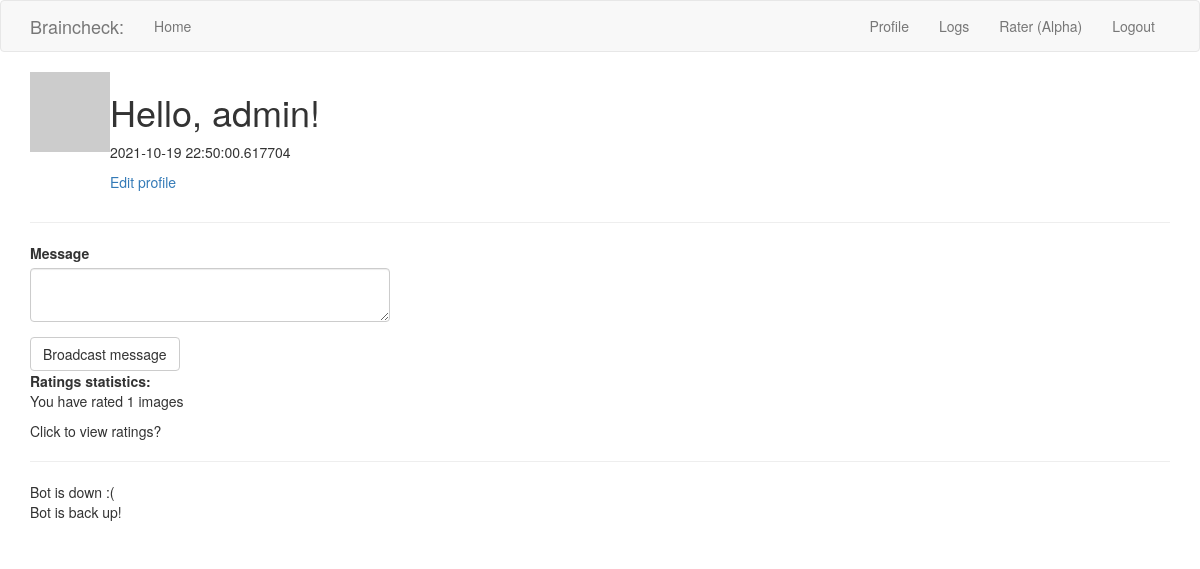
Before: /user/admin (signed in) with the older database file.
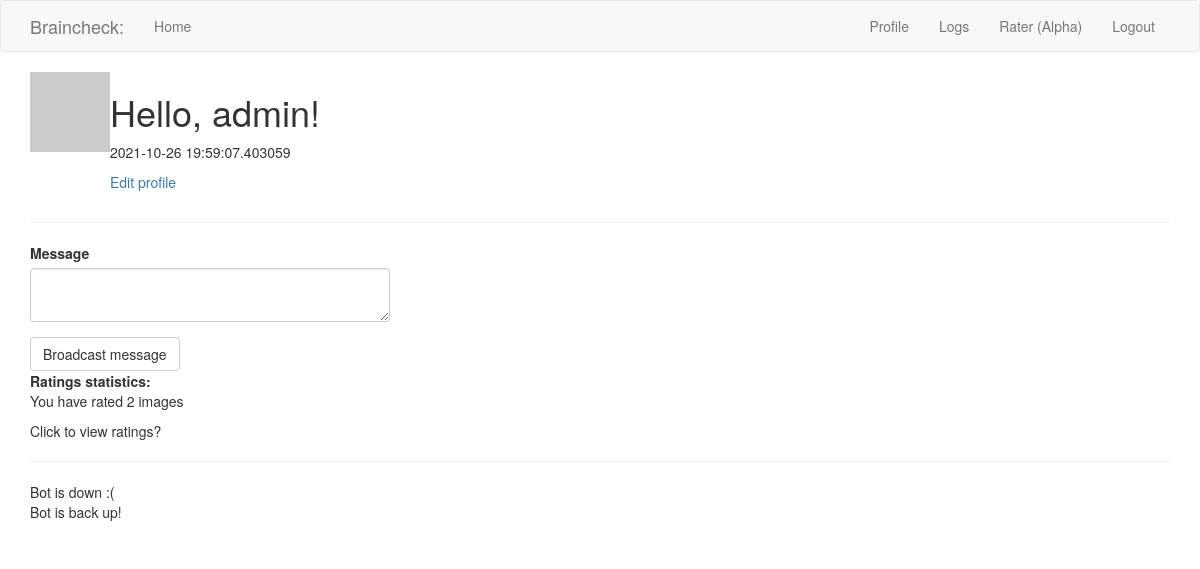
After: the same page with the newer database file.
### app/models.py (models this page shows, shortened)
class Usernames(db.Model, UserMixin):
    __tablename__ = 'usernames'
    id = db.Column(db.Integer, primary_key=True)
    username = db.Column(db.String, index=True, unique=True)
    pass_hash = db.Column(db.String)
    about_me = db.Column(db.String(140))
    last_seen = db.Column(db.DateTime, default=datetime.utcnow)
    ratings = db.relationship('Ratings', backref='rater', lazy='dynamic')
    broadcasts = db.relationship('Broadcasts', backref='mod', lazy='dynamic')
    scan_ratings = db.relationship('ScanRater', backref='scan_rater', lazy = 'dynamic')
    def avatar(self, size):
        digest = md5(self.username.lower().encode('utf-8')).hexdigest()
        return 'https://gravatar.com/avatar/{}?d=identicon&s={}'.format(digest, size)

class Broadcasts(db.Model):
    __tablename__ = 'broadcasts'
    id = db.Column(db.Integer, primary_key=True)
    broadcast = db.Column(db.String, nullable=False)
    timestamp = db.Column(db.DateTime, index=True, default=datetime.utcnow)
    user_id = db.Column(db.Integer, db.ForeignKey('usernames.id'))

### app/routes.py (the view)
@app.route('/user/<username>', methods=['GET', 'POST'])
@login_required
def user(username):
    user = Usernames.query.filter_by(username=username).first_or_404()
    announcements = db.session.query(Broadcasts).all()
    form = Notifications()
    if form.validate_on_submit():
        message = Broadcasts(broadcast=form.notif.data)
        db.session.add(message)
        db.session.commit()
        flash('Message has been sent to the site.')
        return redirect(url_for('user', username=current_user.username))
    user_ratings = db.session.query(Usernames.username, db.func.count(Usernames.id)).\
        join(Usernames.scan_ratings).group_by(Usernames.id).all()
    user_ratings = {user:num for user,num in user_ratings}
    return render_template('user.html', user=user, announcements=announcements, form=form, user_ratings=user_ratings)

### app/forms.py
class Notifications(FlaskForm):
    notif = TextAreaField('Message', validators=[DataRequired()])
    submit = SubmitField('Broadcast message')

### app/models.py (called while the page is built)
@login.user_loader
def load_user(id):
    return Usernames.query.get(int(id))

### app/routes.py (called while the page is built)
@app.before_request
def before_request():
    if current_user.is_authenticated:
        current_user.last_seen = datetime.utcnow()
        db.session.commit()

### app/templates/user.html (shortened to what this page needs)
{% extends "base.html" %}
{% import 'bootstrap/wtf.html' as wtf %}
{% block app_content %}
    <table>
        <tr valign="top">
            <td><img src="{{ user.avatar(128) }}"></td>
            <td>
                <h1>Hello, {{ user.username }}!</h1>
                {% if user.last_seen %}<p>{{ user.last_seen }}</p>{% endif %}
                {% if user == current_user %}
                <p>
                    <a href="{{ url_for('edit_profile') }}">Edit profile</a>
                </p>
                {% endif %}
            </td>
        </tr>
    </table>
    {% if current_user.username == 'admin' %}
    <hr>
    <div class='row'>
        <div class="col-md-4">
            {{ wtf.quick_form(form) }}
        </div>
    </div>
    {% endif %}
    <div>
        <b>Ratings statistics: </b>
        {% if current_user.username in user_ratings.keys() %}
        <p>You have rated {{ user_ratings[current_user.username] }} images</p>
        {% else %}
        <p>You haven't rated any images yet! <a href="{{ url_for('rater') }}">Go rate some now!</a></p>
        {% endif %}
        <p>Click to view ratings?</p>
    </div>
    <hr>
    {% for announcement in announcements %}
        {{ announcement.broadcast }} <br>
    {% endfor %} <br>
{% endblock %}

### app/templates/base.html (shortened to what this page needs)
{% extends "bootstrap/base.html" %}
{% block navbar %}
    <nav class="navbar navbar-default">
        <div class="container">
            <div class="navbar-header">
                <a class="navbar-brand" href="{{ url_for('home_page') }}">Braincheck:</a>
            </div>
            <div class="collapse navbar-collapse" id="bs-example-navbar-collapse-1">
                <ul class="nav navbar-nav">
                    <li><a href="{{ url_for('home_page') }}">Home</a></li>
                </ul>
                <ul class="nav navbar-nav navbar-right">
                    {% if current_user.is_anonymous %}
                    <li><a href="{{ url_for('login') }}">Login</a></li>
                    {% else %}
                    {% if current_user.username == 'admin' %}<li><a href="{{ url_for('user', username=current_user.username) }}">Profile</a></li>{% endif %}
                    <li><a href="{{ url_for('logs') }}">Logs</a></li>
                    <li><a href="{{ url_for('rater') }}">Rater (Alpha)</a></li>
                    <li><a href="{{ url_for('logout') }}">Logout</a></li>
                    {% endif %}
                </ul>
            </div>
        </div>
    </nav>
{% endblock %}
{% block content %}
<div class="container">
    {% block app_content %}{% endblock %}
</div>
{% endblock %}

Changed rows visible on the page:
changed Usernames "admin": last_seen "2021-10-19 22:50:00.617704" → "2021-10-26 19:59:07.403059"; username "1" → "2"
